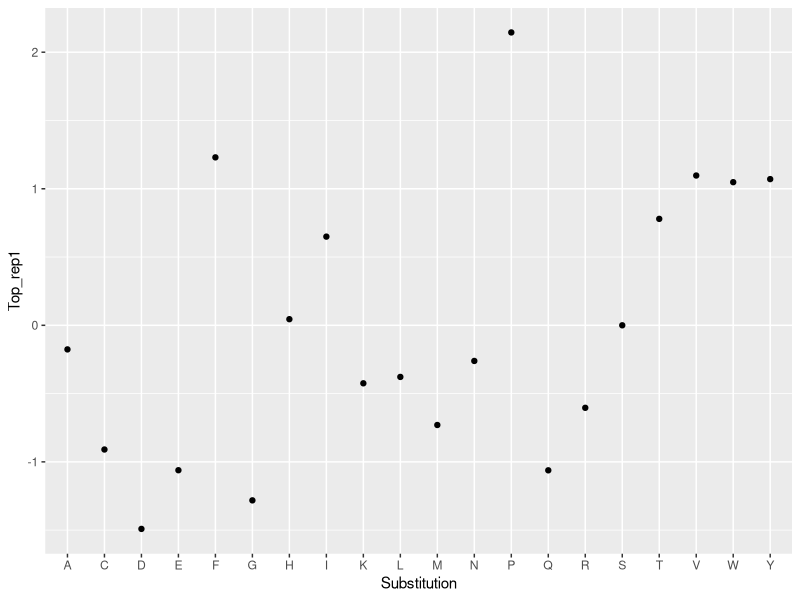
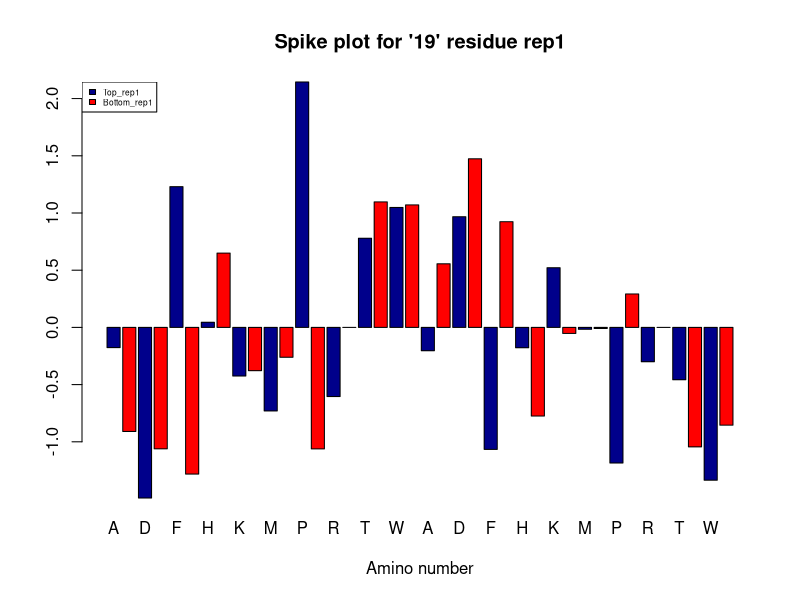

These charts were generated, in order, by the following R code:
## ---- chunk 1
knitr::opts_chunk$set(echo = TRUE)
## ---- chunk 2
library(tidyverse)
file<-read.csv("data.csv",header= TRUE, sep=",")
dim(file)
head(file,N=6L)
tail(file, N=-6L)
fin_res<-file[2340,"Residue.."] # Taking the first residue
fin_start<-file[1,"Residue.."]  # Taking the last residue
res_vector<-fin_start:fin_res   # Formulating a residue vector

## ---- chunk 3
bool<-file[file$Residue..==19, ]
## ---- chunk 4
ggplot(data=bool)+geom_point(mapping=aes(x=Substitution,y=Top_rep1))

## ---- chunk 5

counts <- c(bool$Top_rep1,bool$Bottom_rep1)
x <- c(bool$Substitution, bool$Substitution)
regions <- c("Top_rep1", "Bottom_rep1")
col <- c("darkblue","red")

barplot(counts, names.arg=x, main="Spike plot for '19' residue rep1",
  xlab="Amino number", col=c("darkblue","red"),
  legend = rownames(counts), beside=TRUE)

legend("topleft", regions, cex = 0.5, fill = col)

## ---- chunk 6
tdiff1<-abs(bool$Top_rep1-bool$Bottom_rep1)

mut1<-bool$Substitution[which.max(tdiff1)]

## ---- chunk 7
tdiff1<-list()
tdiff2<-list()
mut1<-vector()
mut2<-vector()
original<-vector()
res<-vector()

for (num in res_vector) {
  bool2<-file[file$Residue..==num, ]
  if (is.null(bool2)) {
    next
  }
  
  tdif1=abs(bool2$Top_rep1-bool2$Bottom_rep1)
  tdif2=abs(bool2$Top_rep2-bool2$Bottom_rep2)
  
  original<-c(original, bool2[tdif1==0, "Substitution"])
  
  tdiff1<-c(tdiff1,bool2$Residue..[1],abs(bool2$Top_rep1-bool2$Bottom_rep1))
  tdiff2<-c(tdiff2,bool2$Residue..[1],tdif2)
  
  
  mutt1<-bool2$Substitution[which.max(tdif1)]
  mutt2<-bool2$Substitution[which.max(tdif2)]
   if(length(mutt1) != 0)
  {
    res<-c(res,num)
  }
  
  
  mut1<-c(mut1,mutt1)
  mut2<-c(mut2,mutt2)
  
 
  
  #print(str(num) + str('=') + str(mut1))

} 


# print(res)
# 
# print(mut1)
# 
# print(mut2)
# 
# print(original)

smoke <- matrix(c(res,original,mut1,mut2),ncol=4)
colnames(smoke) <- c("Residue","Original","Likely substitute (rep1)","Likely substitute (rep2)")
#rownames <- c("current","former","never")
smoke <- as.table(smoke)
print(smoke)




